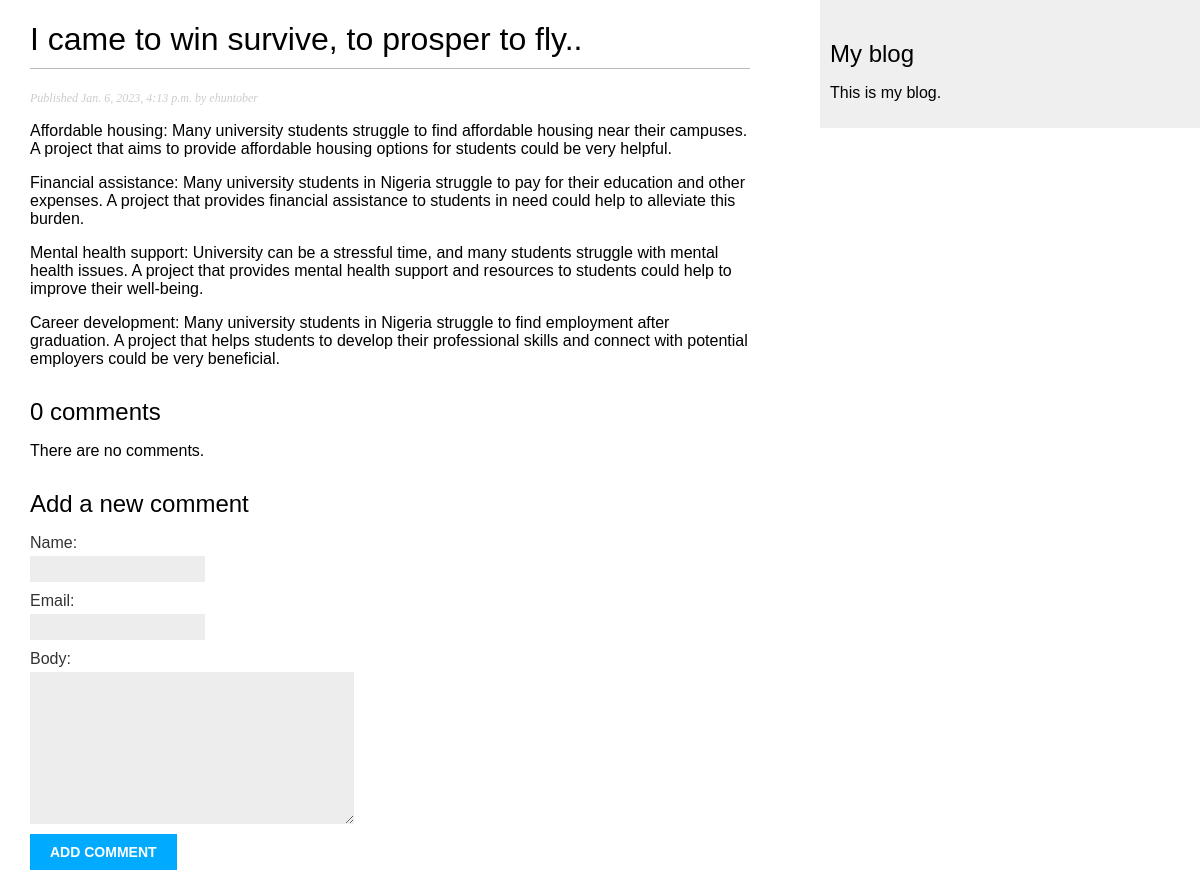
Page /blog/2023/1/6/i-came-to-win-survive-to-prosper-to-fly/ on the committed database.
### blog/models.py (models this page shows, shortened)
class Post(models.Model):
    class Status(models.TextChoices):
        DRAFT = 'DF', 'Draft'
        PUBLISHED = 'PB', 'Published'
    title = models.CharField(max_length=250)
    slug = models.SlugField(max_length=250, unique_for_date='publish')
    author = models.ForeignKey(User,
                            on_delete=models.CASCADE,
                            related_name='blog_posts')
    body = models.TextField()
    publish = models.DateTimeField(default=timezone.now)
    created = models.DateTimeField(auto_now_add=True)
    updated = models.DateTimeField(auto_now=True)
    status = models.CharField(max_length=2,
                              choices=Status.choices,
                              default=Status.DRAFT)
    objects = models.Manager()
    published = PublishedManager()
    class Meta:
        ordering = ['-publish']
        indexes = [
            models.Index(fields=['-publish']),
        ]

### blog/views.py (the view)
def post_detail(request,year,month,day,post):
    post = get_object_or_404(Post,
                             status=Post.Status.PUBLISHED,
                             slug=post,
                             publish__year=year,
                             publish__month=month,
                            publish__day=day)
    comments = post.comments.filter(active=True)
    form = CommentForm()
    return render(request,
                  'blog/post/detail.html',
                  {'post': post,
                   'comments': comments,
                   'form': form})

### blog/forms.py
class CommentForm(forms.ModelForm):
    class Meta:
        model = Comment
        fields = ['name','email','body']

### blog/templates/blog/post/detail.html (shortened to what this page needs)
{% extends "blog/base.html" %}
{% block content %}
 <h1>{{ post.title }}</h1>
 <p class="date">
 Published {{ post.publish }} by {{ post.author }}
 </p>
 {{ post.body|linebreaks }}
 {% with comments.count as total_comments %}
 <h2>
 {{ total_comments }} comment{{ total_comments|pluralize }}
 </h2>
 {% endwith %}
 {% for comment in comments %}
 <div class="comment">
 <p class="info">
 Comment {{ forloop.counter }} by {{ comment.name }}
 {{ comment.created }}
 </p>
 {{ comment.body|linebreaks }}
 </div>
 {% empty %}
 <p>There are no comments.</p>
 {% endfor %}
 {% include "blog/post/includes/comment_form.html" %}
{% endblock %}

### static/css/blog.css (style rules this page uses)
body { margin:0; padding:0; font-family:helvetica, sans-serif; }
h1 { font-weight:normal; border-bottom:1px solid #bbb; padding:0 0 10px 0; }
h2 { font-weight:normal; margin:30px 0 0; }
p.date { color:#ccc; font-family: georgia, serif; font-size: 12px; font-style: italic; }
label { float:left; clear:both; color:#333; margin-bottom:4px; }
input, textarea { clear:both; float:left; margin:0 0 10px; background:#ededed; border:0; padding:6px 10px; font-size:12px; }

### blog/templates/blog/base.html (style rules this page uses)
body { margin:0; padding:0; font-family:helvetica, sans-serif; }
h1 { font-weight:normal; border-bottom:1px solid #bbb; padding:0 0 10px 0; }
h2 { font-weight:normal; margin:30px 0 0; }
p.date { color:#ccc; font-family: georgia, serif; font-size: 12px; font-style: italic; }
label { float:left; clear:both; color:#333; margin-bottom:4px; }
input, textarea { clear:both; float:left; margin:0 0 10px; background:#ededed; border:0; padding:6px 10px; font-size:12px; }

### rows in the picture
Post: title "I came to win survive, to prosper to fly..", publish "Jan. 6, 2023, 4:13 p.m.", author "ehuntober", body "Affordable housing: Many university students struggle to find affordable housing near their campuses. A project that aims to provide affordable housing options for students could be very helpful. Financial assistance: Many university students in Nigeria struggle to pay for their education and other expenses. A project that provides financial assistance to students in need could help to alleviate this burden. Mental health support: University can be a stressful time, and many students struggle with mental health issues. A project that provides mental health support and resources to students could help to improve their well-being. Career development: Many university students in Nigeria…"

### other values in the picture
{{ total_comments }} "0"
